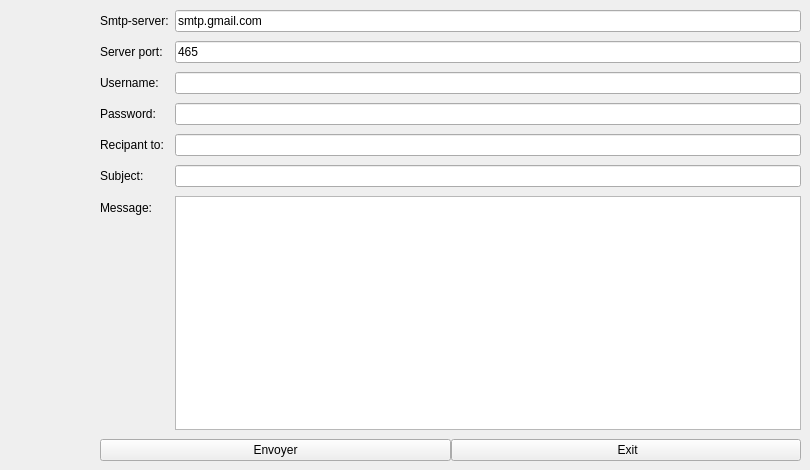
        <widget class="QWidget" name="tab_24">
         <attribute name="title">
          <string>Mail</string>
         </attribute>
         <widget class="QWidget" name="layoutWidget_2">
          <property name="geometry">
           <rect>
            <x>100</x>
            <y>10</y>
            <width>701</width>
            <height>451</height>
           </rect>
          </property>
          <layout class="QFormLayout" name="formLayout_21">
           <property name="fieldGrowthPolicy">
            <enum>QFormLayout::ExpandingFieldsGrow</enum>
           </property>
           <property name="rowWrapPolicy">
            <enum>QFormLayout::WrapLongRows</enum>
           </property>
           <property name="verticalSpacing">
            <number>9</number>
           </property>
           <item row="0" column="0">
            <widget class="QLabel" name="label_81">
             <property name="text">
              <string>Smtp-server:</string>
             </property>
            </widget>
           </item>
           <item row="0" column="1">
            <widget class="QLineEdit" name="lineEdit_39F">
             <property name="text">
              <string>smtp.gmail.com</string>
             </property>
            </widget>
           </item>
           <item row="1" column="0">
            <widget class="QLabel" name="label_831">
             <property name="text">
              <string>Server port:</string>
             </property>
            </widget>
           </item>
           <item row="1" column="1">
            <widget class="QLineEdit" name="port_2F">
             <property name="text">
              <string>465</string>
             </property>
            </widget>
           </item>
           <item row="2" column="0">
            <widget class="QLabel" name="label_842">
             <property name="text">
              <string>Username:</string>
             </property>
            </widget>
           </item>
           <item row="2" column="1">
            <widget class="QLineEdit" name="uname_4F"/>
           </item>
           <item row="3" column="0">
            <widget class="QLabel" name="label_852">
             <property name="text">
              <string>Password:</string>
             </property>
            </widget>
           </item>
           <item row="3" column="1">
            <widget class="QLineEdit" name="paswd_2F">
             <property name="inputMask">
              <string/>
             </property>
             <property name="echoMode">
              <enum>QLineEdit::Password</enum>
             </property>
            </widget>
           </item>
           <item row="4" column="0">
            <widget class="QLabel" name="label_861">
             <property name="text">
              <string>Recipant to:</string>
             </property>
            </widget>
           </item>
           <item row="4" column="1">
            <widget class="QLineEdit" name="rcpt_2F"/>
           </item>
           <item row="5" column="0">
            <widget class="QLabel" name="label_871">
             <property name="text">
              <string>Subject:</string>
             </property>
            </widget>
           </item>
           <item row="5" column="1">
            <widget class="QLineEdit" name="subject_2F"/>
           </item>
           <item row="6" column="0">
            <widget class="QLabel" name="label_88">
             <property name="text">
              <string>Message:</string>
             </property>
            </widget>
           </item>
           <item row="6" column="1">
            <widget class="QPlainTextEdit" name="msg_2F"/>
           </item>
           <item row="7" column="0" colspan="2">
            <layout class="QHBoxLayout" name="horizontalLayout_21">
             <item>
              <widget class="QPushButton" name="sendBtn_2F">
               <property name="text">
                <string>    Envoyer    </string>
               </property>
              </widget>
             </item>
             <item>
              <widget class="QPushButton" name="exitBtn_2F">
               <property name="text">
                <string>     Exit    </string>
               </property>
              </widget>
             </item>
            </layout>
           </item>
          </layout>
         </widget>
        </widget>
